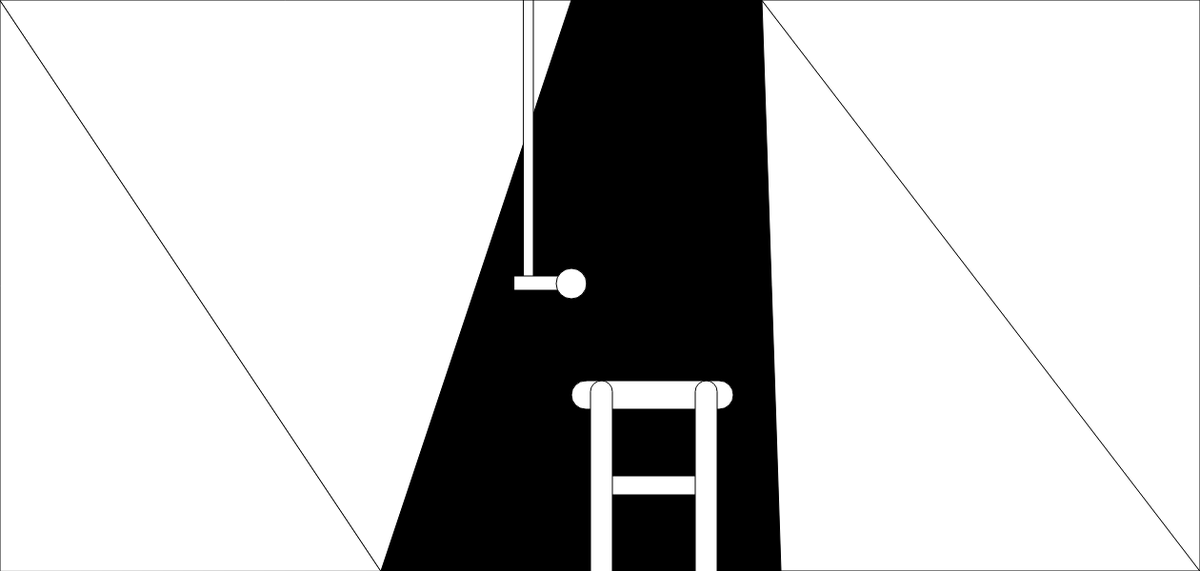
Frame 1 (no input)
Frame 60 (no input): identical to frame 1, image omitted
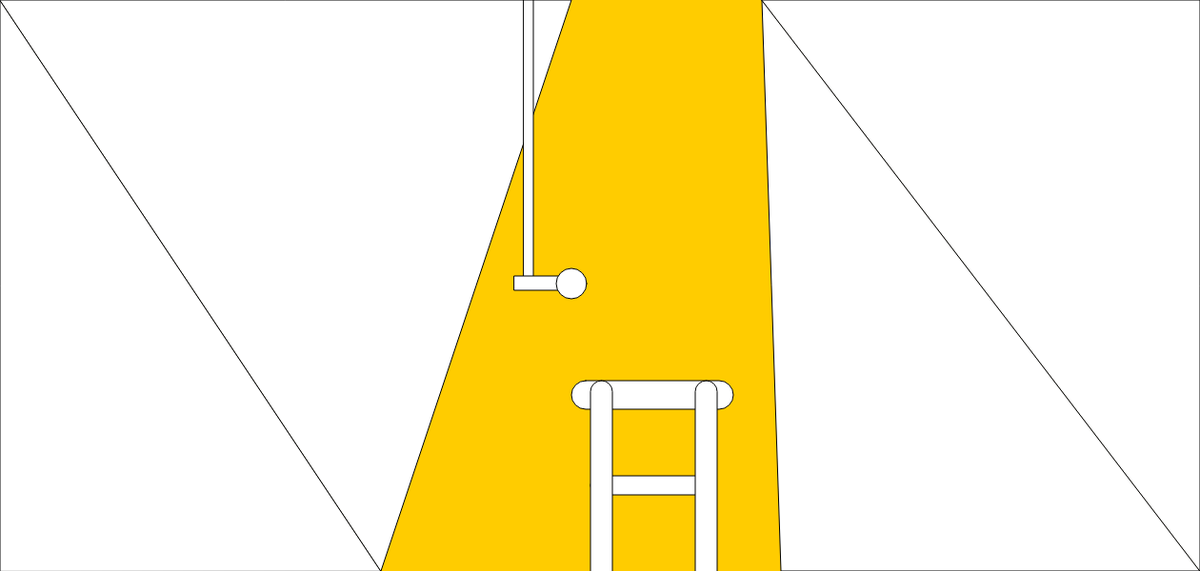
Frame 120 (the mouse pressed at the canvas centre since frame 60)

The p5.js sketch that drew these frames (run headless with seeded random() and noise() and a simulated clock; from frame 60 on, the mouse is pressed at the canvas centre):

// p5.js sketch
// ── sketch.js


  function setup() {
    createCanvas(1260, 600);
  }

  function draw() {
    var myColor = color(255, 204, 0);
    if(mouseX < 600 || mouseX > 800) {
      myColor = 0;
    }
    background(myColor);

//background
    triangle(0, 600, 0, 0, 400, 600);
    triangle(0, 0, 600, 0, 400, 600);
    triangle(800, 0, 820, 600, 1260, 600);
    triangle(800, 0, 1260, 0, 1260, 600);

//chair
    rect(600, 400, 170, 30, 20);
    rect(620, 500, 120, 20, 20);
    rect(620, 400, 23, 250, 20);
    rect(730, 400, 23, 250, 20);

//mic
    rect(550, 0, 10, 300);
    rect(540, 290, 50, 15);
    ellipse(600, 298, 32, 32);


  }
